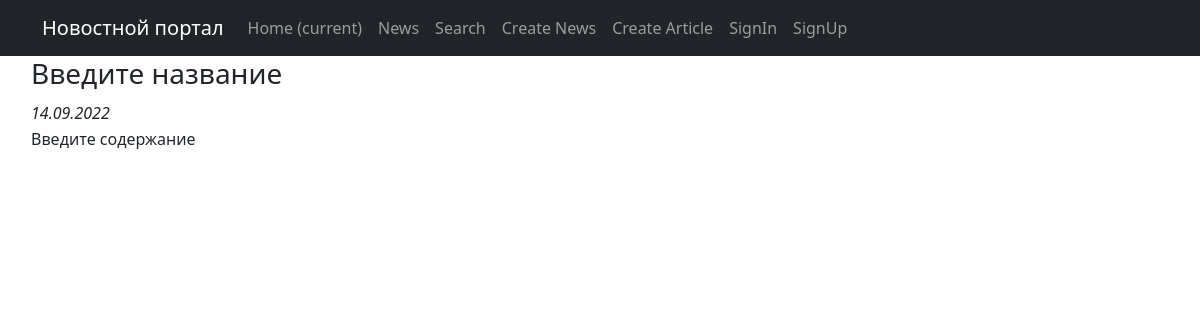
Page /27 on the committed database.
### posts/models.py (models this page shows, shortened)
class Post(models.Model):
    paper = 'PA'
    news = 'NE'
    author = models.ForeignKey(Author, on_delete=models.CASCADE)
    post_type = models.CharField(max_length=2, choices=POST_TYPE, default=paper)
    pub_time = models.DateTimeField(auto_now_add=True)
    categories = models.ManyToManyField(Category, through='PostCategory')
    title = models.CharField(max_length=255, default='Введите название')
    text = models.TextField(default='Введите содержание')
    _rating = models.IntegerField(default=0)
    @property
    def rating(self):
        return self._rating

### posts/views.py (the view)
# urls.py: path('<int:pk>', PostDetail.as_view(), name='post'),
class PostDetail(DetailView):
    model = Post
    template_name = 'post.html'
    context_object_name = 'post'

### posts/templatetags/custom_filters.py (called while the page is built)
@register.filter()
def censor(value):
    for word in CENSOR_WORDS:
        value = value.replace(word, '*' * len(word))
    return value

### templates/post.html (shortened to what this page needs)
{% extends 'flatpages/default.html' %}
{% load custom_filters %}
{% block content %}
    <table>
        <tr>
            <td>
                <h3>
                    {{ post.title|censor }}
                </h3>
            </td>
        </tr>
        <tr>
            <td>
                <i>
                {{ post.pub_time|date:'d.m.Y' }}
                </i>
            </td>
        </tr>
        <tr>
            <td>
                {{ post.text|censor }}
            </td>
        </tr>
    </table>
{% endblock content %}

### templates/flatpages/default.html (style rules this page uses)
table { width: 100%; }
td { vertical-align: top; }

### rows in the picture
Post: title|censor "Введите название", pub_time "14.09.2022", text|censor "Введите содержание"
